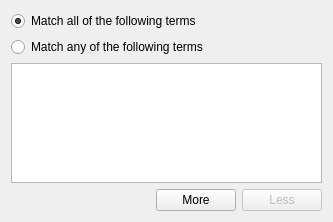
<?xml version="1.0" encoding="UTF-8"?>
<ui version="4.0">
 <class>TermsTabWidget</class>
 <widget class="QWidget" name="TermsTabWidget">
  <property name="geometry">
   <rect>
    <x>0</x>
    <y>0</y>
    <width>333</width>
    <height>222</height>
   </rect>
  </property>
  <property name="sizePolicy">
   <sizepolicy hsizetype="Expanding" vsizetype="Expanding">
    <horstretch>0</horstretch>
    <verstretch>0</verstretch>
   </sizepolicy>
  </property>
  <property name="windowTitle">
   <string>Select Terms</string>
  </property>
  <layout class="QVBoxLayout" name="verticalLayout_terms">
   <item>
    <widget class="QRadioButton" name="andButton">
     <property name="sizePolicy">
      <sizepolicy hsizetype="MinimumExpanding" vsizetype="Fixed">
       <horstretch>0</horstretch>
       <verstretch>0</verstretch>
      </sizepolicy>
     </property>
     <property name="text">
      <string>Match all of the following terms</string>
     </property>
     <property name="checked">
      <bool>true</bool>
     </property>
    </widget>
   </item>
   <item>
    <widget class="QRadioButton" name="orButton">
     <property name="sizePolicy">
      <sizepolicy hsizetype="MinimumExpanding" vsizetype="Fixed">
       <horstretch>0</horstretch>
       <verstretch>0</verstretch>
      </sizepolicy>
     </property>
     <property name="text">
      <string>Match any of the following terms</string>
     </property>
    </widget>
   </item>
   <item>
    <widget class="QTableWidget" name="termsTable">
     <property name="sizePolicy">
      <sizepolicy hsizetype="MinimumExpanding" vsizetype="Expanding">
       <horstretch>1</horstretch>
       <verstretch>1</verstretch>
      </sizepolicy>
     </property>
     <property name="minimumSize">
      <size>
       <width>200</width>
       <height>100</height>
      </size>
     </property>
    </widget>
   </item>
   <item>
    <layout class="QHBoxLayout" name="horizontalLayout_2">
     <item>
      <spacer name="horizontalSpacer">
       <property name="orientation">
        <enum>Qt::Horizontal</enum>
       </property>
       <property name="sizeHint" stdset="0">
        <size>
         <width>284</width>
         <height>20</height>
        </size>
       </property>
      </spacer>
     </item>
     <item>
      <widget class="QPushButton" name="termMoreButton">
       <property name="text">
        <string>More</string>
       </property>
      </widget>
     </item>
     <item>
      <widget class="QPushButton" name="termLessButton">
       <property name="enabled">
        <bool>false</bool>
       </property>
       <property name="text">
        <string>Less</string>
       </property>
      </widget>
     </item>
    </layout>
   </item>
  </layout>
 </widget>
 <resources/>
 <connections/>
</ui>
